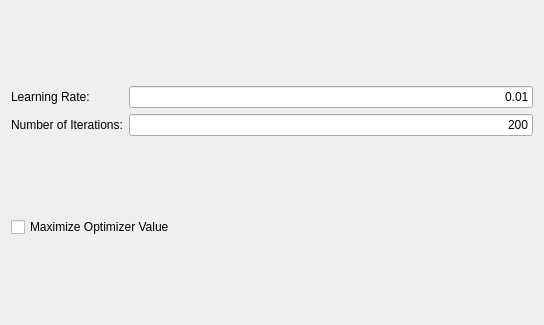
<?xml version="1.0" encoding="UTF-8"?>
<ui version="4.0">
 <class>QmitkGradientDescentOptimizerControls</class>
 <widget class="QWidget" name="QmitkGradientDescentOptimizerControls">
  <property name="geometry">
   <rect>
    <x>0</x>
    <y>0</y>
    <width>544</width>
    <height>325</height>
   </rect>
  </property>
  <property name="windowTitle">
   <string>Form</string>
  </property>
  <layout class="QVBoxLayout" name="verticalLayout">
   <item>
    <layout class="QHBoxLayout" name="horizontalLayout_17">
     <item>
      <layout class="QVBoxLayout" name="verticalLayout_43">
       <item>
        <widget class="QLabel" name="textLabel1_2">
         <property name="font">
          <font>
           <weight>50</weight>
           <bold>false</bold>
          </font>
         </property>
         <property name="text">
          <string>Learning Rate:</string>
         </property>
         <property name="wordWrap">
          <bool>false</bool>
         </property>
        </widget>
       </item>
       <item>
        <widget class="QLabel" name="textLabel3_2">
         <property name="font">
          <font>
           <weight>50</weight>
           <bold>false</bold>
          </font>
         </property>
         <property name="text">
          <string>Number of Iterations:</string>
         </property>
         <property name="wordWrap">
          <bool>false</bool>
         </property>
        </widget>
       </item>
      </layout>
     </item>
     <item>
      <layout class="QVBoxLayout" name="verticalLayout_44">
       <item>
        <widget class="QLineEdit" name="m_LearningRateGradientDescent">
         <property name="minimumSize">
          <size>
           <width>0</width>
           <height>20</height>
          </size>
         </property>
         <property name="font">
          <font>
           <weight>50</weight>
           <bold>false</bold>
          </font>
         </property>
         <property name="text">
          <string>0.01</string>
         </property>
         <property name="alignment">
          <set>Qt::AlignRight</set>
         </property>
        </widget>
       </item>
       <item>
        <widget class="QLineEdit" name="m_IterationsGradientDescent">
         <property name="minimumSize">
          <size>
           <width>0</width>
           <height>20</height>
          </size>
         </property>
         <property name="font">
          <font>
           <weight>50</weight>
           <bold>false</bold>
          </font>
         </property>
         <property name="text">
          <string>200</string>
         </property>
         <property name="alignment">
          <set>Qt::AlignRight</set>
         </property>
        </widget>
       </item>
      </layout>
     </item>
    </layout>
   </item>
   <item>
    <widget class="QCheckBox" name="m_Maximize">
     <property name="enabled">
      <bool>true</bool>
     </property>
     <property name="minimumSize">
      <size>
       <width>0</width>
       <height>20</height>
      </size>
     </property>
     <property name="font">
      <font>
       <weight>50</weight>
       <bold>false</bold>
      </font>
     </property>
     <property name="text">
      <string>Maximize Optimizer Value</string>
     </property>
    </widget>
   </item>
  </layout>
 </widget>
 <resources/>
 <connections/>
</ui>
